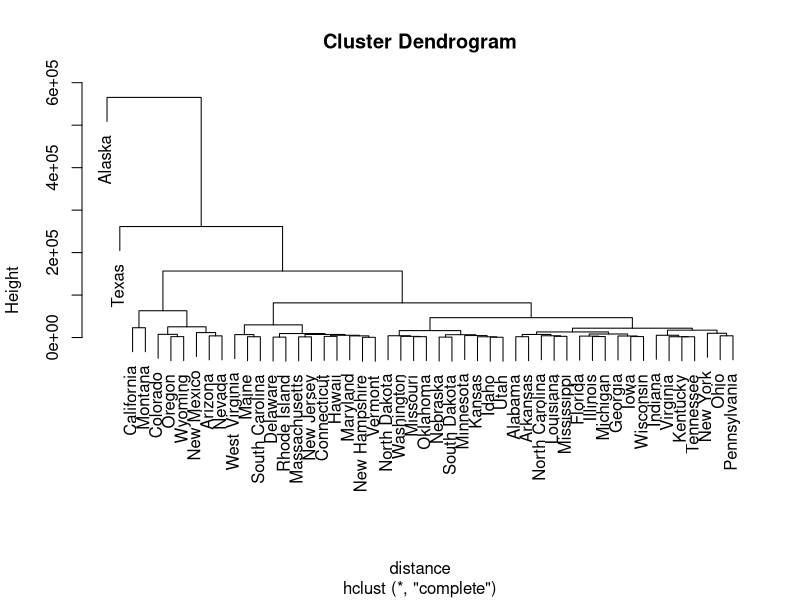
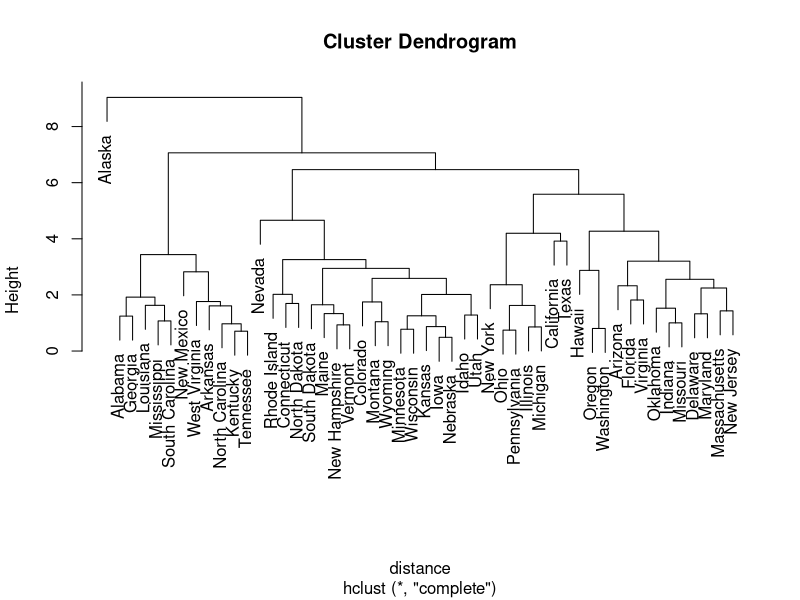
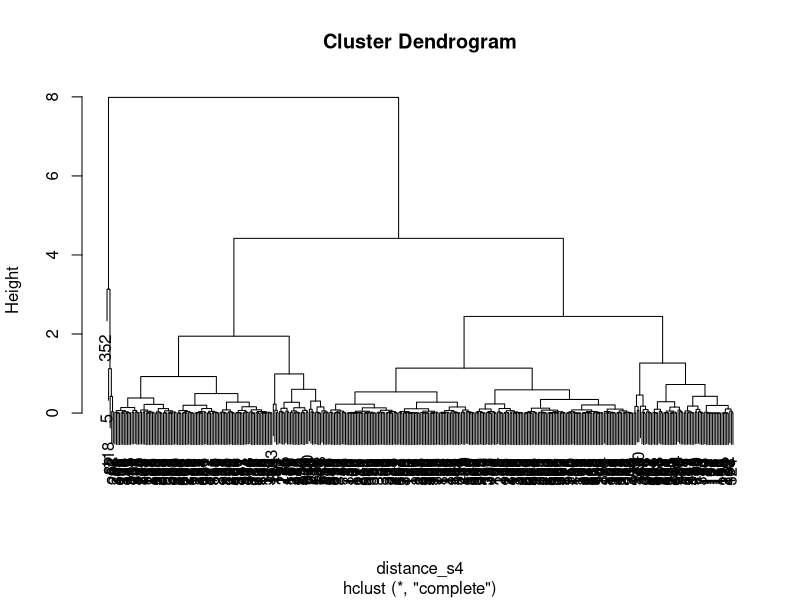
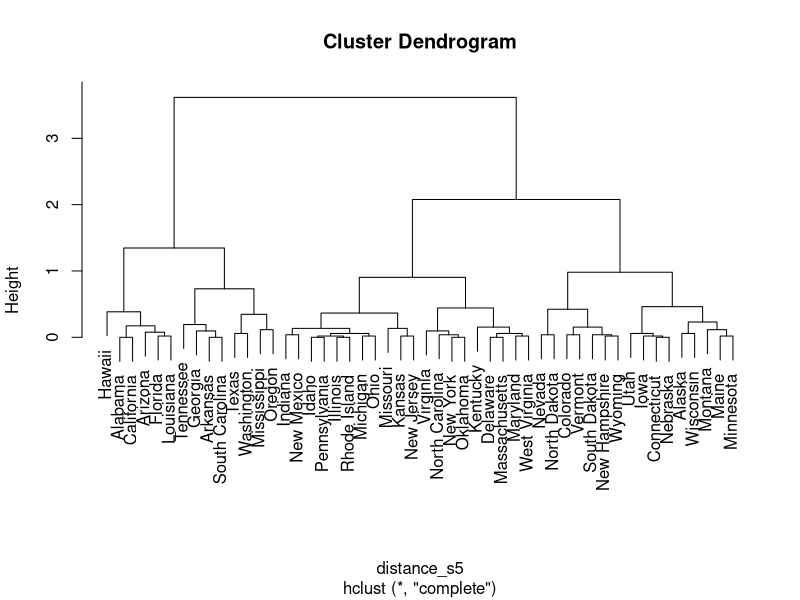
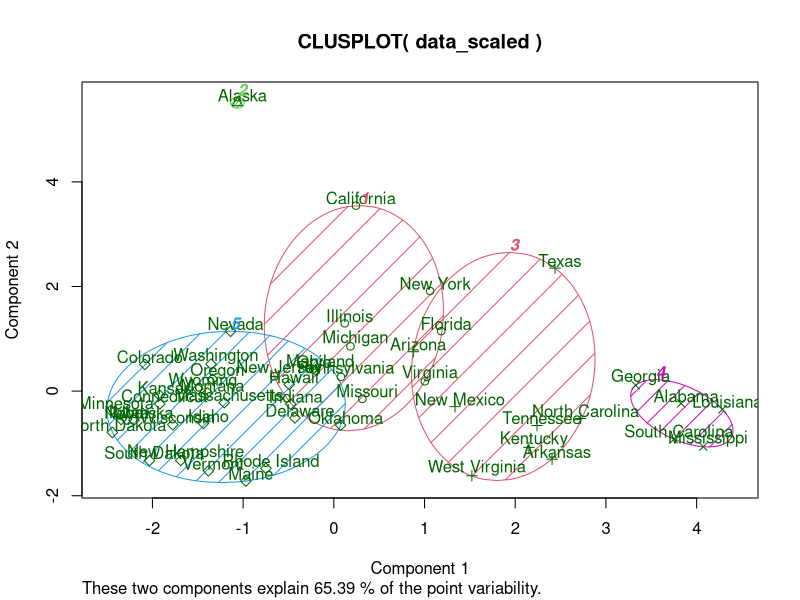

Source code (R) for these figures, in order:
library(datasets)


### AGGLOMERATIVE HIERARCHICAL CLUSTERING ###


# 01 - Load the dataset
myData = state.x77
summary(myData)

# 02 - Use hierarchical clustering to cluster the data on all attributes
#      and produce a dendrogram
## compute a distance matrix
distance = dist(as.matrix(myData))

## perform the clustering
hc = hclust(distance)

## plot the dendogram
plot(hc)

# 03 - Repeat the previous item with a normalized dataset and note any
#      differences
## scale the data
data_scaled = scale(myData)

## compute a distance matrix
distance = dist(as.matrix(data_scaled))

## perform the clustering
hc2 = hclust(distance)

## plot the dendogram
plot(hc2)


# 04 - Remove "Area" from the attributes and re-cluster (and note any differences)
data_scaled_s4 = data_scaled
data_scaled_s4$Area <- NULL

## compute a distance matrix
distance_s4 = dist(as.matrix(data_scaled_s4))

## perform the clustering
hc3 = hclust(distance_s4)

## plot the dendogram
plot(hc3)

# 05 - Cluster only on the Frost attribute and observe the results
data_scaled_s5 = data_scaled[, "Frost"]

## compute a distance matrix
distance_s5 = dist(as.matrix(data_scaled_s5))

## perform the clustering
hc4 = hclust(distance_s5)

## plot the dendogram
plot(hc4)

# note any differences
summary(hc)
summary(hc2)
summary(hc3)
summary(hc4)


### USING K-MEANS ###


## Cluster into k=5 clusters:
myClusters = kmeans(data_scaled, 5)

## Summary of the clusters
summary(myClusters)

## Centers (mean values) of the clusters
myClusters$centers

## Cluster assignments
myClusters$cluster

## Within-cluster sum of squares and total sum of squares across clusters
myClusters$withinss
myClusters$tot.withinss


## Plotting a visual representation of k-means clusters
library(cluster)
clusplot(data_scaled, myClusters$cluster, color=TRUE, shade=TRUE, labels=2, lines=0)
